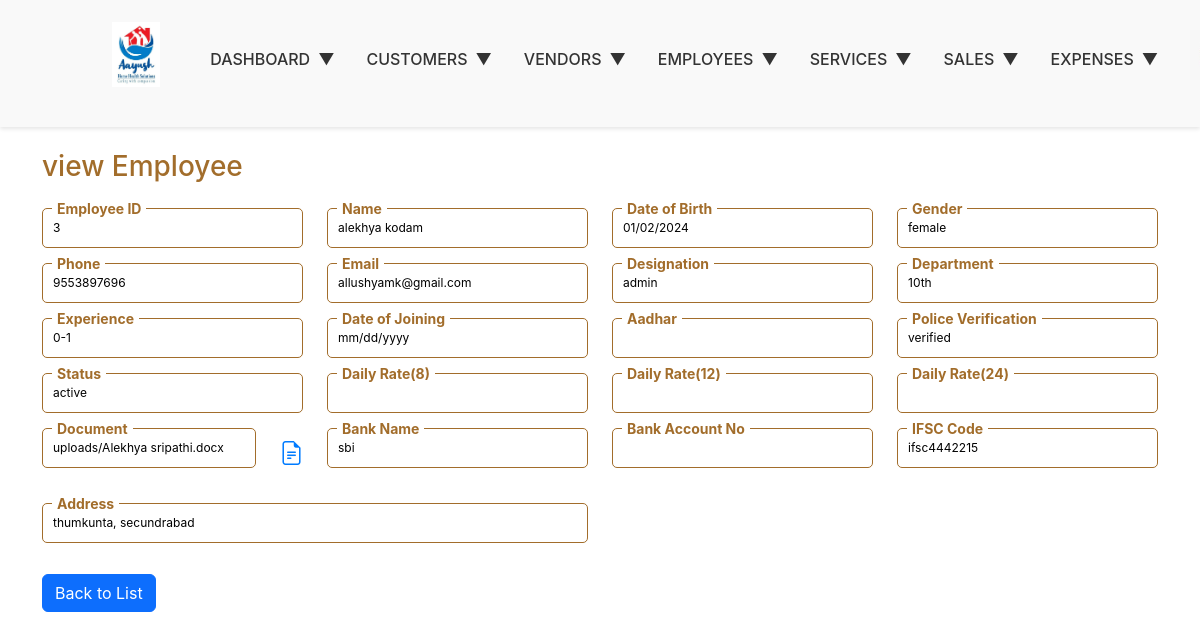
Page /Employee-Master/emp-view.php?id=3 on the committed database.
### tables this page shows
CREATE TABLE `emp_info` (
  `id` int(11) NOT NULL,
  `name` varchar(150) NOT NULL,
  `dob` date NOT NULL,
  `gender` varchar(150) NOT NULL,
  `phone` varchar(250) NOT NULL,
  `email` varchar(250) NOT NULL,
  `role` varchar(150) NOT NULL,
  `qualification` varchar(150) NOT NULL,
  `experience` varchar(150) NOT NULL,
  `doj` date NOT NULL,
  `aadhar` varchar(150) NOT NULL,
  `police_verification` varchar(150) NOT NULL,
  `daily_rate` decimal(50,0) NOT NULL,
  `status` varchar(150) NOT NULL,
  `termination_date` date NOT NULL,
  `document` varchar(255) NOT NULL,
  `bank_name` varchar(150) NOT NULL,
  `bank_account_no` varchar(150) NOT NULL,
  `ifsc_code` varchar(150) NOT NULL,
  `address` text NOT NULL
);

### Employee-Master/emp-view.php (the view, shortened to what this page needs)
<?php
include('../config.php');
$id = isset($_GET['id']) ? intval($_GET['id']) : 0;
$query = "SELECT * FROM emp_info WHERE id = $id";
$result = $conn->query($query);
if ($result && $result->num_rows > 0) {
    $employee = $result->fetch_assoc();
} else {
    die("Employee not found.");
}
?>
<!DOCTYPE html>
<html lang="en">
<head>
    <link href="https://cdn.jsdelivr.net/npm/bootstrap@5.3.0/dist/css/bootstrap.min.css" rel="stylesheet">
    <link href="https://cdn.jsdelivr.net/npm/bootstrap-icons/font/bootstrap-icons.css" rel="stylesheet">
    <link rel="stylesheet" href="../assets/css/style.css">
</head>
<body>
<?php include('../navbar.php'); ?>
<div class="container mt-7">
<h3 class="mb-4">view Employee</h3>
<form>
    <div class="row">
        <div class="col-md-3">
            <div class="input-field-container">
                <label class="input-label">Employee ID</label>
                <input type="text" value="<?= $employee['id']; ?>" class="styled-input" readonly>
            </div>
        </div>
        <div class="col-md-3">
            <div class="input-field-container">
                <label class="input-label">Name</label>
                <input type="text" value="<?= $employee['name']; ?>" class="styled-input" readonly>
            </div>
        </div>
        <div class="col-md-3">
            <div class="input-field-container">
                <label class="input-label">Date of Birth</label>
                <input type="date" value="<?= $employee['dob']; ?>" class="styled-input" readonly>
            </div>
        </div>
        <div class="col-md-3">
            <div class="input-field-container">
                <label class="input-label">Gender</label>
                <input type="text" value="<?= $employee['gender']; ?>" class="styled-input" readonly>
            </div>
        </div>
    </div>
    <div class="row">
        <div class="col-md-3">
            <div class="input-field-container">
                <label class="input-label">Phone</label>
                <input type="text" value="<?= $employee['phone']; ?>" class="styled-input" readonly>
            </div>
        </div>
        <div class="col-md-3">
            <div class="input-field-container">
                <label class="input-label">Email</label>
                <input type="email" value="<?= $employee['email']; ?>" class="styled-input" readonly>
            </div>
        </div>
        <div class="col-md-3">
            <div class="input-field-container">
                <label class="input-label">Designation</label>
                <input type="text" value="<?= $employee['role']; ?>" class="styled-input" readonly>
            </div>
        </div>
        <div class="col-md-3">
            <div class="input-field-container">
                <label class="input-label">Department</label>
                <input type="text" value="<?= $employee['qualification']; ?>" class="styled-input" readonly>
            </div>
        </div>
    </div>
    <div class="row">
        <div class="col-md-3">
            <div class="input-field-container">
                <label class="input-label">Experience</label>
                <input type="text" value="<?= $employee['experience']; ?>" class="styled-input" readonly>
            </div>
        </div>
        <div class="col-md-3">
            <div class="input-field-container">
                <label class="input-label">Date of Joining</label>
                <input type="date" value="<?= $employee['doj']; ?>" class="styled-input" readonly>
            </div>
        </div>
        <div class="col-md-3">
            <div class="input-field-container">
                <label class="input-label">Aadhar</label>
                <input type="text" value="<?= $employee['aadhar']; ?>" class="styled-input" readonly>
            </div>
        </div>
        <div class="col-md-3">
            <div class="input-field-container">
                <label class="input-label">Police Verification</label>
                <input type="text" value="<?= $employee['police_verification']; ?>" class="styled-input" readonly>
            </div>
        </div>
    </div>
    <div class="row">
        <div class="col-md-3">
            <div class="input-field-container">
                <label class="input-label">Status</label>
                <input type="text" value="<?= $employee['status']; ?>" class="styled-input" readonly>
            </div>
        </div>
        <div class="col-md-3">
            <div class="input-field-container">
            <label class="input-label">Daily Rate(8)</label>
            <input type="number" value="<?= $employee['daily_rate8']; ?>" class="styled-input" readonly>
            </div>
        </div>
        <div class="col-md-3">
            <div class="input-field-container">
            <label class="input-label">Daily Rate(12)</label>
            <input type="number" value="<?= $employee['daily_rate12']; ?>" class="styled-input" readonly>
            </div>
        </div>
        <div class="col-md-3">
            <div class="input-field-container">
            <label class="input-label">Daily Rate(24)</label>
            <input type="number" value="<?= $employee['daily_rate24']; ?>" class="styled-input" readonly>
            </div>
        </div>
        <div class="col-md-3">
    <div class="input-field-container">
        <div class="row">
            <div class="col-md-10">
            <label class="input-label">Document</label>
            <input type="text" value="<?= $employee['document']; ?>" class="styled-input" readonly>
            </div>
            <div class="col-md-2">
 <?php if (!empty($employee['document'])): ?>
            <p class="uploaded-document mt-2">
                <a href="<?= $employee['document']; ?>" target="_blank" title="View Document">
                    <i class="bi bi-file-earmark-text" style="font-size: 24px; color: #007bff;"></i>
                </a>
            </p>
        <?php else: ?>
            <p class="uploaded-document mt-2 text-muted">No document uploaded.</p>
        <?php endif; ?>
            </div>
        </div>
    </div>
</div>
        <div class="col-md-3">
            <div class="input-field-container">
                <label class="input-label">Bank Name</label>
                <input type="text" value="<?= $employee['bank_name']; ?>" class="styled-input" readonly>
            </div>
        </div>
        <div class="col-md-3">
            <div class="input-field-container">
                <label class="input-label">Bank Account No</label>
                <input type="text" value="<?= $employee['bank_account_no']; ?>" class="styled-input" readonly>
            </div>
        </div>
        <div class="col-md-3">
            <div class="input-field-container">
                <label class="input-label">IFSC Code</label>
                <input type="text" value="<?= $employee['ifsc_code']; ?>" class="styled-input" readonly>
            </div>
        </div>
    </div>
    <div class="row">
        <div class="col-md-6">
            <div class="input-field-container">
                <label class="input-label">Address</label>
                <input type="text" value="<?= $employee['address']; ?>" class="styled-input" readonly>
            </div>
        </div>
    </div>
    <div class="mt-3">
        <a href="Employee-Master/manage_employee.php" class="btn btn-primary">Back to List</a>
    </div>
</form>
</div>
</body>
</html>

### assets/css/style.css (style rules this page uses)
body { font-family: -apple-system, BlinkMacSystemFont, "Segoe UI", Roboto, "Helvetica Neue", Arial, "Noto Sans", sans-serif, "Apple Color Emoji", "Segoe UI Emoji", "Segoe UI Symbol", "Noto Color Emoji"; margin: 0; padding: 0; }
.container { margin-top: 150px; }
.input-field-container { position: relative; margin-bottom: 15px; }
.input-label { position: absolute; top: -10px; left: 10px; background-color: white; padding: 0 5px; font-size: 14px; font-weight: bold; color: #A26D2B; }
.styled-input { width: 100%; padding: 10px; font-size: 12px; outline: none; box-sizing: border-box; border: 1px solid #A26D2B; border-radius: 5px; }
h1, h2, h3, h4 { color: #A26D2B; }

### rows in the picture
emp_info: id "3", name "alekhya kodam", dob "01/02/2024", gender "female", phone "9553897696", email "allushyamk@gmail.com", role "admin", qualification "10th", experience "0-1", police_verification "verified", status "active", document "uploads/Alekhya sripathi.docx", bank_name "sbi", ifsc_code "ifsc4442215", address "thumkunta, secundrabad"
